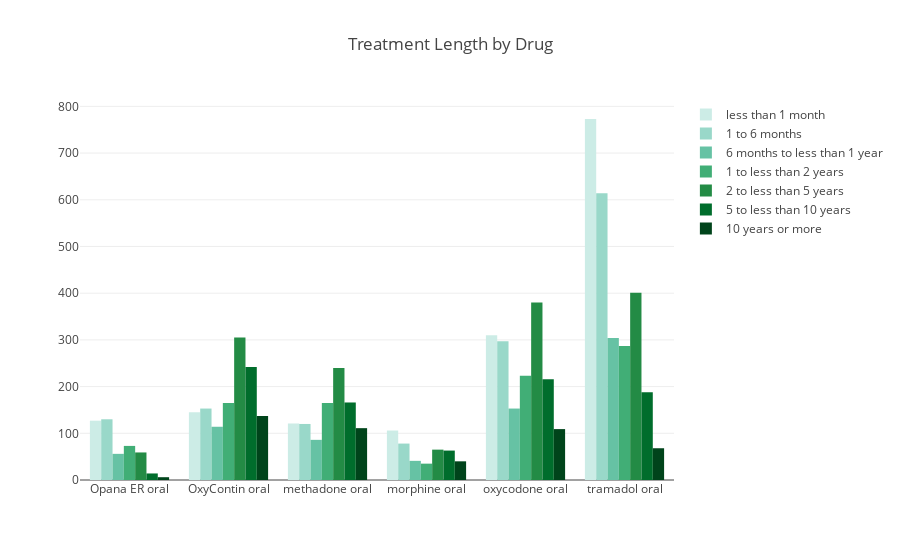

Notebook source saved alongside this figure:
### Code cell
# interactive plot of treatment length
sortedLength = ['less than 1 month', '1 to 6 months', '6 months to less than 1 year', '1 to less than 2 years', '2 to less than 5 years', '5 to less than 10 years', '10 years or more']
col = []
for i in range(1, len(sortedLength)+1):
    col.append(cl.scales['9']['seq']['BuGn'][i+1])
    
trace = []
for i in range(0, len(sortedLength)):
    trace.append(go.Bar(x = drugNames,
                        y = data3.total[data3.treatment_length == sortedLength[i]], 
                        name = sortedLength[i],
                        marker = dict(color=col[i])
                        ))
layout = go.Layout(title = 'Treatment Length by Drug')
    
iplot(go.Figure(data = trace, layout = layout))

### Figure 1 — Plotly figure (JSON) as saved in the notebook; plotly's stock layout.template omitted (floating-point values rounded to 4 significant figures)
{"data": [{"marker": {"color": "rgb(204,236,230)"}, "name": "less than 1 month", "type": "bar", "uid": "5764679c-9abe-11e8-89dd-c49ded1fd344", "x": ["Opana ER oral", "OxyContin oral", "methadone oral", "morphine oral", "oxycodone oral", "tramadol oral"], "y": [127, 145, 121, 106, 310, 773]}, {"marker": {"color": "rgb(153,216,201)"}, "name": "1 to 6 months", "type": "bar", "uid": "5764679d-9abe-11e8-94fa-c49ded1fd344", "x": ["Opana ER oral", "OxyContin oral", "methadone oral", "morphine oral", "oxycodone oral", "tramadol oral"], "y": [130, 153, 120, 78, 297, 614]}, {"marker": {"color": "rgb(102,194,164)"}, "name": "6 months to less than 1 year", "type": "bar", "uid": "5764679e-9abe-11e8-9b95-c49ded1fd344", "x": ["Opana ER oral", "OxyContin oral", "methadone oral", "morphine oral", "oxycodone oral", "tramadol oral"], "y": [56, 114, 86, 41, 153, 304]}, {"marker": {"color": "rgb(65,174,118)"}, "name": "1 to less than 2 years", "type": "bar", "uid": "5764679f-9abe-11e8-9ccf-c49ded1fd344", "x": ["Opana ER oral", "OxyContin oral", "methadone oral", "morphine oral", "oxycodone oral", "tramadol oral"], "y": [73, 165, 165, 35, 223, 287]}, {"marker": {"color": "rgb(35,139,69)"}, "name": "2 to less than 5 years", "type": "bar", "uid": "576467a0-9abe-11e8-9f93-c49ded1fd344", "x": ["Opana ER oral", "OxyContin oral", "methadone oral", "morphine oral", "oxycodone oral", "tramadol oral"], "y": [59, 305, 240, 65, 380, 401]}, {"marker": {"color": "rgb(0,109,44)"}, "name": "5 to less than 10 years", "type": "bar", "uid": "576467a1-9abe-11e8-9705-c49ded1fd344", "x": ["Opana ER oral", "OxyContin oral", "methadone oral", "morphine oral", "oxycodone oral", "tramadol oral"], "y": [14, 242, 166, 63, 216, 188]}, {"marker": {"color": "rgb(0,68,27)"}, "name": "10 years or more", "type": "bar", "uid": "576467a2-9abe-11e8-8bf0-c49ded1fd344", "x": ["Opana ER oral", "OxyContin oral", "methadone oral", "morphine oral", "oxycodone oral", "tramadol oral"], "y": [6, 137, 111, 40, 109, 68]}], "layout": {"title": "Treatment Length by Drug"}}
